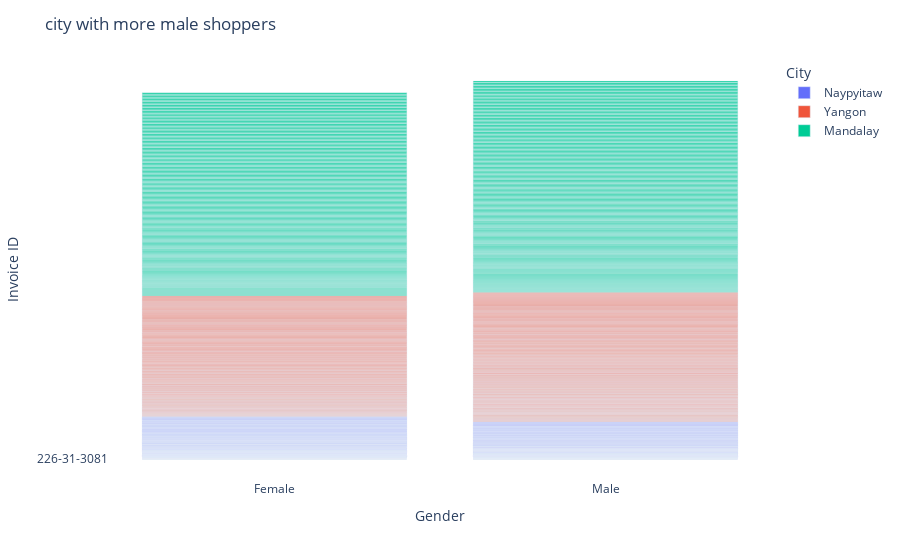

The notebook cell saved with this chart:
### Code cell
fig = px.bar(sales, x = 'Gender', y = 'Invoice ID',
                     hover_name = 'City',color = 'City')

fig.update_layout({
'plot_bgcolor': 'rgba(0, 0, 0, 0)',
'paper_bgcolor': 'rgba(0, 0, 0, 0)',
'title': 'city with more male shoppers'})

fig.show()

### Figure 1 — Plotly figure (JSON) as saved in the notebook; plotly's stock layout.template omitted (floating-point values rounded to 4 significant figures; data arrays with more than 128 entries replaced by an {"elided": "..."} marker saying what was removed)
{"data": [{"alignmentgroup": "True", "hovertemplate": "<b>%{hovertext}</b><br><br>City=Naypyitaw<br>Gender=%{x}<br>Invoice ID=%{y}<extra></extra>", "hovertext": {"elided": "326 str values"}, "legendgroup": "Naypyitaw", "marker": {"color": "#636efa", "pattern": {"shape": ""}}, "name": "Naypyitaw", "offsetgroup": "Naypyitaw", "orientation": "v", "showlegend": true, "textposition": "auto", "type": "bar", "x": {"elided": "326 str values"}, "xaxis": "x", "y": {"elided": "326 str values"}, "yaxis": "y"}, {"alignmentgroup": "True", "hovertemplate": "<b>%{hovertext}</b><br><br>City=Yangon<br>Gender=%{x}<br>Invoice ID=%{y}<extra></extra>", "hovertext": {"elided": "336 str values"}, "legendgroup": "Yangon", "marker": {"color": "#EF553B", "pattern": {"shape": ""}}, "name": "Yangon", "offsetgroup": "Yangon", "orientation": "v", "showlegend": true, "textposition": "auto", "type": "bar", "x": {"elided": "336 str values"}, "xaxis": "x", "y": {"elided": "336 str values"}, "yaxis": "y"}, {"alignmentgroup": "True", "hovertemplate": "<b>%{hovertext}</b><br><br>City=Mandalay<br>Gender=%{x}<br>Invoice ID=%{y}<extra></extra>", "hovertext": {"elided": "332 str values"}, "legendgroup": "Mandalay", "marker": {"color": "#00cc96", "pattern": {"shape": ""}}, "name": "Mandalay", "offsetgroup": "Mandalay", "orientation": "v", "showlegend": true, "textposition": "auto", "type": "bar", "x": {"elided": "332 str values"}, "xaxis": "x", "y": {"elided": "332 str values"}, "yaxis": "y"}], "layout": {"barmode": "relative", "legend": {"title": {"text": "City"}, "tracegroupgap": 0}, "margin": {"t": 60}, "paper_bgcolor": "rgba(0, 0, 0, 0)", "plot_bgcolor": "rgba(0, 0, 0, 0)", "title": {"text": "city with more male shoppers"}, "xaxis": {"anchor": "y", "domain": [0, 1], "title": {"text": "Gender"}}, "yaxis": {"anchor": "x", "domain": [0, 1], "title": {"text": "Invoice ID"}}}}
